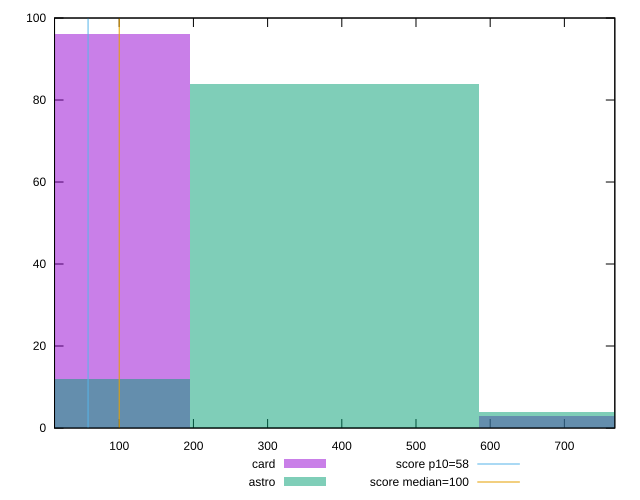

gnuplot code for this plot:
reset

$card <<EOF
779.2616719318007 3
0 96
EOF

$astro <<EOF
0 12
389.63083596590036 84
779.2616719318007 4
EOF

set key outside below
set boxwidth 389.63083596590036
set xrange [12.8:768]
set yrange [0:100]
set trange [0:100]
set style fill transparent solid 0.5 noborder

set parametric
set terminal svg size 640, 500 enhanced background rgb 'white'
set output "report/report_00029_2021-02-24T13-36-40.390Z/estimated-input-latency/comparison/histogram/2_vs_3.svg"

plot $card title "card" with boxes, \
     $astro title "astro" with boxes, \
     58,t title "score p10=58", \
     100,t title "score median=100"

reset
